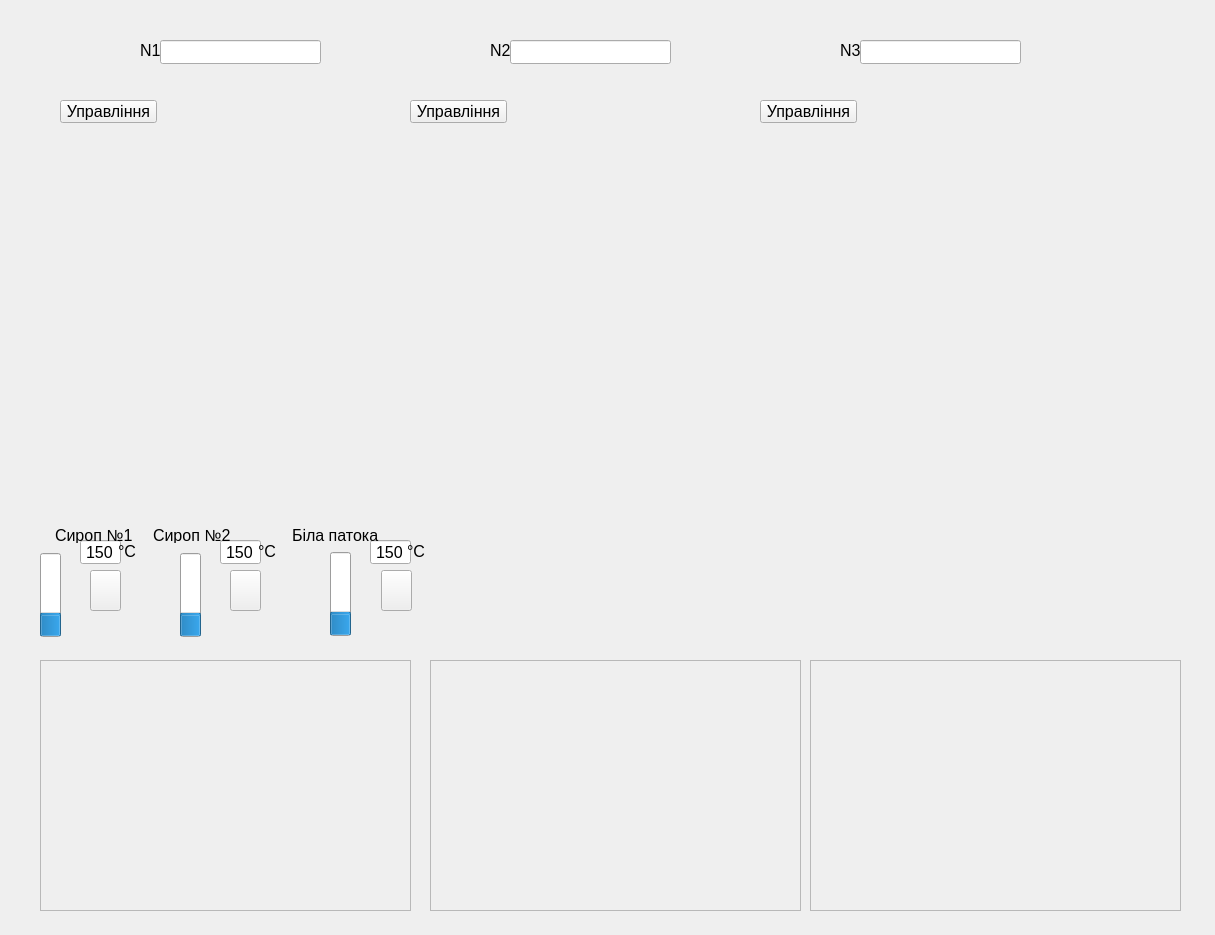
<?xml version="1.0" encoding="UTF-8"?>
<ui version="4.0">
 <class>mnemo</class>
 <widget class="QLabel" name="mnemo">
  <property name="geometry">
   <rect>
    <x>0</x>
    <y>0</y>
    <width>1215</width>
    <height>935</height>
   </rect>
  </property>
  <property name="sizePolicy">
   <sizepolicy hsizetype="Minimum" vsizetype="Minimum">
    <horstretch>0</horstretch>
    <verstretch>0</verstretch>
   </sizepolicy>
  </property>
  <property name="minimumSize">
   <size>
    <width>1215</width>
    <height>935</height>
   </size>
  </property>
  <property name="font">
   <font>
    <pointsize>12</pointsize>
   </font>
  </property>
  <property name="windowTitle">
   <string>mnemo</string>
  </property>
  <property name="pixmap">
   <pixmap resource="mnemo/mnemo.qrc">:/mnemo/mnemo.svg</pixmap>
  </property>
  <property name="alignment">
   <set>Qt::AlignLeading|Qt::AlignLeft|Qt::AlignTop</set>
  </property>
  <widget class="QFrame" name="ap_1">
   <property name="geometry">
    <rect>
     <x>62</x>
     <y>100</y>
     <width>350</width>
     <height>421</height>
    </rect>
   </property>
   <property name="minimumSize">
    <size>
     <width>350</width>
     <height>421</height>
    </size>
   </property>
   <property name="frameShape">
    <enum>QFrame::NoFrame</enum>
   </property>
   <property name="frameShadow">
    <enum>QFrame::Raised</enum>
   </property>
  </widget>
  <widget class="QFrame" name="ap_2">
   <property name="geometry">
    <rect>
     <x>412</x>
     <y>100</y>
     <width>350</width>
     <height>421</height>
    </rect>
   </property>
   <property name="minimumSize">
    <size>
     <width>350</width>
     <height>421</height>
    </size>
   </property>
   <property name="frameShape">
    <enum>QFrame::NoFrame</enum>
   </property>
   <property name="frameShadow">
    <enum>QFrame::Raised</enum>
   </property>
  </widget>
  <widget class="QFrame" name="ap_3">
   <property name="geometry">
    <rect>
     <x>762</x>
     <y>100</y>
     <width>350</width>
     <height>421</height>
    </rect>
   </property>
   <property name="minimumSize">
    <size>
     <width>350</width>
     <height>421</height>
    </size>
   </property>
   <property name="frameShape">
    <enum>QFrame::NoFrame</enum>
   </property>
   <property name="frameShadow">
    <enum>QFrame::Raised</enum>
   </property>
  </widget>
  <widget class="QFrame" name="frame_1">
   <property name="geometry">
    <rect>
     <x>40</x>
     <y>660</y>
     <width>371</width>
     <height>251</height>
    </rect>
   </property>
   <property name="frameShape">
    <enum>QFrame::StyledPanel</enum>
   </property>
   <property name="frameShadow">
    <enum>QFrame::Raised</enum>
   </property>
  </widget>
  <widget class="QFrame" name="frame_2">
   <property name="geometry">
    <rect>
     <x>430</x>
     <y>660</y>
     <width>371</width>
     <height>251</height>
    </rect>
   </property>
   <property name="frameShape">
    <enum>QFrame::StyledPanel</enum>
   </property>
   <property name="frameShadow">
    <enum>QFrame::Raised</enum>
   </property>
  </widget>
  <widget class="QFrame" name="frame_3">
   <property name="geometry">
    <rect>
     <x>810</x>
     <y>660</y>
     <width>371</width>
     <height>251</height>
    </rect>
   </property>
   <property name="frameShape">
    <enum>QFrame::StyledPanel</enum>
   </property>
   <property name="frameShadow">
    <enum>QFrame::Raised</enum>
   </property>
  </widget>
  <widget class="QPushButton" name="bnCall_1">
   <property name="geometry">
    <rect>
     <x>60</x>
     <y>100</y>
     <width>97</width>
     <height>23</height>
    </rect>
   </property>
   <property name="text">
    <string>Управління</string>
   </property>
  </widget>
  <widget class="QPushButton" name="bnCall_2">
   <property name="geometry">
    <rect>
     <x>410</x>
     <y>100</y>
     <width>97</width>
     <height>23</height>
    </rect>
   </property>
   <property name="text">
    <string>Управління</string>
   </property>
  </widget>
  <widget class="QPushButton" name="bnCall_3">
   <property name="geometry">
    <rect>
     <x>760</x>
     <y>100</y>
     <width>97</width>
     <height>23</height>
    </rect>
   </property>
   <property name="text">
    <string>Управління</string>
   </property>
  </widget>
  <widget class="QLineEdit" name="le_State_1">
   <property name="geometry">
    <rect>
     <x>160</x>
     <y>40</y>
     <width>161</width>
     <height>24</height>
    </rect>
   </property>
   <property name="alignment">
    <set>Qt::AlignCenter</set>
   </property>
   <property name="readOnly">
    <bool>true</bool>
   </property>
  </widget>
  <widget class="QLineEdit" name="le_State_2">
   <property name="geometry">
    <rect>
     <x>510</x>
     <y>40</y>
     <width>161</width>
     <height>24</height>
    </rect>
   </property>
   <property name="alignment">
    <set>Qt::AlignCenter</set>
   </property>
   <property name="readOnly">
    <bool>true</bool>
   </property>
  </widget>
  <widget class="QLineEdit" name="le_State_3">
   <property name="geometry">
    <rect>
     <x>860</x>
     <y>40</y>
     <width>161</width>
     <height>24</height>
    </rect>
   </property>
   <property name="alignment">
    <set>Qt::AlignCenter</set>
   </property>
   <property name="readOnly">
    <bool>true</bool>
   </property>
  </widget>
  <widget class="QProgressBar" name="pn_L_1">
   <property name="geometry">
    <rect>
     <x>40</x>
     <y>553</y>
     <width>21</width>
     <height>84</height>
    </rect>
   </property>
   <property name="palette">
    <palette>
     <active>
      <colorrole role="Base">
       <brush brushstyle="SolidPattern">
        <color alpha="255">
         <red>255</red>
         <green>255</green>
         <blue>255</blue>
        </color>
       </brush>
      </colorrole>
      <colorrole role="Window">
       <brush brushstyle="SolidPattern">
        <color alpha="255">
         <red>220</red>
         <green>220</green>
         <blue>220</blue>
        </color>
       </brush>
      </colorrole>
     </active>
     <inactive>
      <colorrole role="Base">
       <brush brushstyle="SolidPattern">
        <color alpha="255">
         <red>255</red>
         <green>255</green>
         <blue>255</blue>
        </color>
       </brush>
      </colorrole>
      <colorrole role="Window">
       <brush brushstyle="SolidPattern">
        <color alpha="255">
         <red>220</red>
         <green>220</green>
         <blue>220</blue>
        </color>
       </brush>
      </colorrole>
     </inactive>
     <disabled>
      <colorrole role="Base">
       <brush brushstyle="SolidPattern">
        <color alpha="255">
         <red>220</red>
         <green>220</green>
         <blue>220</blue>
        </color>
       </brush>
      </colorrole>
      <colorrole role="Window">
       <brush brushstyle="SolidPattern">
        <color alpha="255">
         <red>220</red>
         <green>220</green>
         <blue>220</blue>
        </color>
       </brush>
      </colorrole>
     </disabled>
    </palette>
   </property>
   <property name="value">
    <number>24</number>
   </property>
   <property name="textVisible">
    <bool>false</bool>
   </property>
   <property name="orientation">
    <enum>Qt::Vertical</enum>
   </property>
  </widget>
  <widget class="QProgressBar" name="pn_L_2">
   <property name="geometry">
    <rect>
     <x>180</x>
     <y>553</y>
     <width>21</width>
     <height>84</height>
    </rect>
   </property>
   <property name="palette">
    <palette>
     <active>
      <colorrole role="Base">
       <brush brushstyle="SolidPattern">
        <color alpha="255">
         <red>255</red>
         <green>255</green>
         <blue>255</blue>
        </color>
       </brush>
      </colorrole>
      <colorrole role="Window">
       <brush brushstyle="SolidPattern">
        <color alpha="255">
         <red>220</red>
         <green>220</green>
         <blue>220</blue>
        </color>
       </brush>
      </colorrole>
     </active>
     <inactive>
      <colorrole role="Base">
       <brush brushstyle="SolidPattern">
        <color alpha="255">
         <red>255</red>
         <green>255</green>
         <blue>255</blue>
        </color>
       </brush>
      </colorrole>
      <colorrole role="Window">
       <brush brushstyle="SolidPattern">
        <color alpha="255">
         <red>220</red>
         <green>220</green>
         <blue>220</blue>
        </color>
       </brush>
      </colorrole>
     </inactive>
     <disabled>
      <colorrole role="Base">
       <brush brushstyle="SolidPattern">
        <color alpha="255">
         <red>220</red>
         <green>220</green>
         <blue>220</blue>
        </color>
       </brush>
      </colorrole>
      <colorrole role="Window">
       <brush brushstyle="SolidPattern">
        <color alpha="255">
         <red>220</red>
         <green>220</green>
         <blue>220</blue>
        </color>
       </brush>
      </colorrole>
     </disabled>
    </palette>
   </property>
   <property name="value">
    <number>24</number>
   </property>
   <property name="textVisible">
    <bool>false</bool>
   </property>
   <property name="orientation">
    <enum>Qt::Vertical</enum>
   </property>
  </widget>
  <widget class="QProgressBar" name="pn_L_3">
   <property name="geometry">
    <rect>
     <x>330</x>
     <y>552</y>
     <width>21</width>
     <height>84</height>
    </rect>
   </property>
   <property name="palette">
    <palette>
     <active>
      <colorrole role="Base">
       <brush brushstyle="SolidPattern">
        <color alpha="255">
         <red>255</red>
         <green>255</green>
         <blue>255</blue>
        </color>
       </brush>
      </colorrole>
      <colorrole role="Window">
       <brush brushstyle="SolidPattern">
        <color alpha="255">
         <red>220</red>
         <green>220</green>
         <blue>220</blue>
        </color>
       </brush>
      </colorrole>
     </active>
     <inactive>
      <colorrole role="Base">
       <brush brushstyle="SolidPattern">
        <color alpha="255">
         <red>255</red>
         <green>255</green>
         <blue>255</blue>
        </color>
       </brush>
      </colorrole>
      <colorrole role="Window">
       <brush brushstyle="SolidPattern">
        <color alpha="255">
         <red>220</red>
         <green>220</green>
         <blue>220</blue>
        </color>
       </brush>
      </colorrole>
     </inactive>
     <disabled>
      <colorrole role="Base">
       <brush brushstyle="SolidPattern">
        <color alpha="255">
         <red>220</red>
         <green>220</green>
         <blue>220</blue>
        </color>
       </brush>
      </colorrole>
      <colorrole role="Window">
       <brush brushstyle="SolidPattern">
        <color alpha="255">
         <red>220</red>
         <green>220</green>
         <blue>220</blue>
        </color>
       </brush>
      </colorrole>
     </disabled>
    </palette>
   </property>
   <property name="value">
    <number>24</number>
   </property>
   <property name="textVisible">
    <bool>false</bool>
   </property>
   <property name="orientation">
    <enum>Qt::Vertical</enum>
   </property>
  </widget>
  <widget class="QLineEdit" name="le_T_1">
   <property name="geometry">
    <rect>
     <x>80</x>
     <y>540</y>
     <width>41</width>
     <height>24</height>
    </rect>
   </property>
   <property name="text">
    <string>150</string>
   </property>
   <property name="alignment">
    <set>Qt::AlignCenter</set>
   </property>
   <property name="readOnly">
    <bool>true</bool>
   </property>
  </widget>
  <widget class="QLineEdit" name="le_T_2">
   <property name="geometry">
    <rect>
     <x>220</x>
     <y>540</y>
     <width>41</width>
     <height>24</height>
    </rect>
   </property>
   <property name="text">
    <string>150</string>
   </property>
   <property name="alignment">
    <set>Qt::AlignCenter</set>
   </property>
   <property name="readOnly">
    <bool>true</bool>
   </property>
  </widget>
  <widget class="QLineEdit" name="le_T_3">
   <property name="geometry">
    <rect>
     <x>370</x>
     <y>540</y>
     <width>41</width>
     <height>24</height>
    </rect>
   </property>
   <property name="text">
    <string>150</string>
   </property>
   <property name="alignment">
    <set>Qt::AlignCenter</set>
   </property>
   <property name="readOnly">
    <bool>true</bool>
   </property>
  </widget>
  <widget class="QPushButton" name="bn_T_1">
   <property name="geometry">
    <rect>
     <x>90</x>
     <y>570</y>
     <width>31</width>
     <height>41</height>
    </rect>
   </property>
   <property name="text">
    <string/>
   </property>
   <property name="icon">
    <iconset resource="mnemo/mnemo.qrc">
     <normaloff>:/pict/pict/lib/valve_off_20x32.png</normaloff>:/pict/pict/lib/valve_off_20x32.png</iconset>
   </property>
   <property name="iconSize">
    <size>
     <width>20</width>
     <height>32</height>
    </size>
   </property>
  </widget>
  <widget class="QPushButton" name="bn_T_2">
   <property name="geometry">
    <rect>
     <x>230</x>
     <y>570</y>
     <width>31</width>
     <height>41</height>
    </rect>
   </property>
   <property name="text">
    <string/>
   </property>
   <property name="icon">
    <iconset resource="mnemo/mnemo.qrc">
     <normaloff>:/pict/pict/lib/valve_off_20x32.png</normaloff>:/pict/pict/lib/valve_off_20x32.png</iconset>
   </property>
   <property name="iconSize">
    <size>
     <width>20</width>
     <height>32</height>
    </size>
   </property>
  </widget>
  <widget class="QPushButton" name="bn_T_3">
   <property name="geometry">
    <rect>
     <x>381</x>
     <y>570</y>
     <width>31</width>
     <height>41</height>
    </rect>
   </property>
   <property name="text">
    <string/>
   </property>
   <property name="icon">
    <iconset resource="mnemo/mnemo.qrc">
     <normaloff>:/pict/pict/lib/valve_off_20x32.png</normaloff>:/pict/pict/lib/valve_off_20x32.png</iconset>
   </property>
   <property name="iconSize">
    <size>
     <width>20</width>
     <height>32</height>
    </size>
   </property>
  </widget>
  <widget class="QLabel" name="label">
   <property name="geometry">
    <rect>
     <x>140</x>
     <y>40</y>
     <width>21</width>
     <height>20</height>
    </rect>
   </property>
   <property name="text">
    <string>N1</string>
   </property>
  </widget>
  <widget class="QLabel" name="label_2">
   <property name="geometry">
    <rect>
     <x>490</x>
     <y>40</y>
     <width>21</width>
     <height>20</height>
    </rect>
   </property>
   <property name="text">
    <string>N2</string>
   </property>
  </widget>
  <widget class="QLabel" name="label_3">
   <property name="geometry">
    <rect>
     <x>840</x>
     <y>40</y>
     <width>21</width>
     <height>20</height>
    </rect>
   </property>
   <property name="text">
    <string>N3</string>
   </property>
  </widget>
  <widget class="QLabel" name="label_4">
   <property name="geometry">
    <rect>
     <x>55</x>
     <y>527</y>
     <width>81</width>
     <height>16</height>
    </rect>
   </property>
   <property name="text">
    <string>Сироп №1</string>
   </property>
  </widget>
  <widget class="QLabel" name="label_5">
   <property name="geometry">
    <rect>
     <x>153</x>
     <y>527</y>
     <width>81</width>
     <height>16</height>
    </rect>
   </property>
   <property name="text">
    <string>Сироп №2</string>
   </property>
  </widget>
  <widget class="QLabel" name="label_6">
   <property name="geometry">
    <rect>
     <x>292</x>
     <y>527</y>
     <width>101</width>
     <height>16</height>
    </rect>
   </property>
   <property name="text">
    <string>Біла патока</string>
   </property>
  </widget>
  <widget class="QLabel" name="label_7">
   <property name="geometry">
    <rect>
     <x>407</x>
     <y>541</y>
     <width>30</width>
     <height>21</height>
    </rect>
   </property>
   <property name="text">
    <string>°C</string>
   </property>
  </widget>
  <widget class="QLabel" name="label_8">
   <property name="geometry">
    <rect>
     <x>258</x>
     <y>541</y>
     <width>30</width>
     <height>21</height>
    </rect>
   </property>
   <property name="text">
    <string>°C</string>
   </property>
  </widget>
  <widget class="QLabel" name="label_9">
   <property name="geometry">
    <rect>
     <x>118</x>
     <y>541</y>
     <width>30</width>
     <height>21</height>
    </rect>
   </property>
   <property name="text">
    <string>°C</string>
   </property>
  </widget>
 </widget>
 <resources>
  <include location="mnemo/mnemo.qrc"/>
 </resources>
 <connections/>
</ui>
